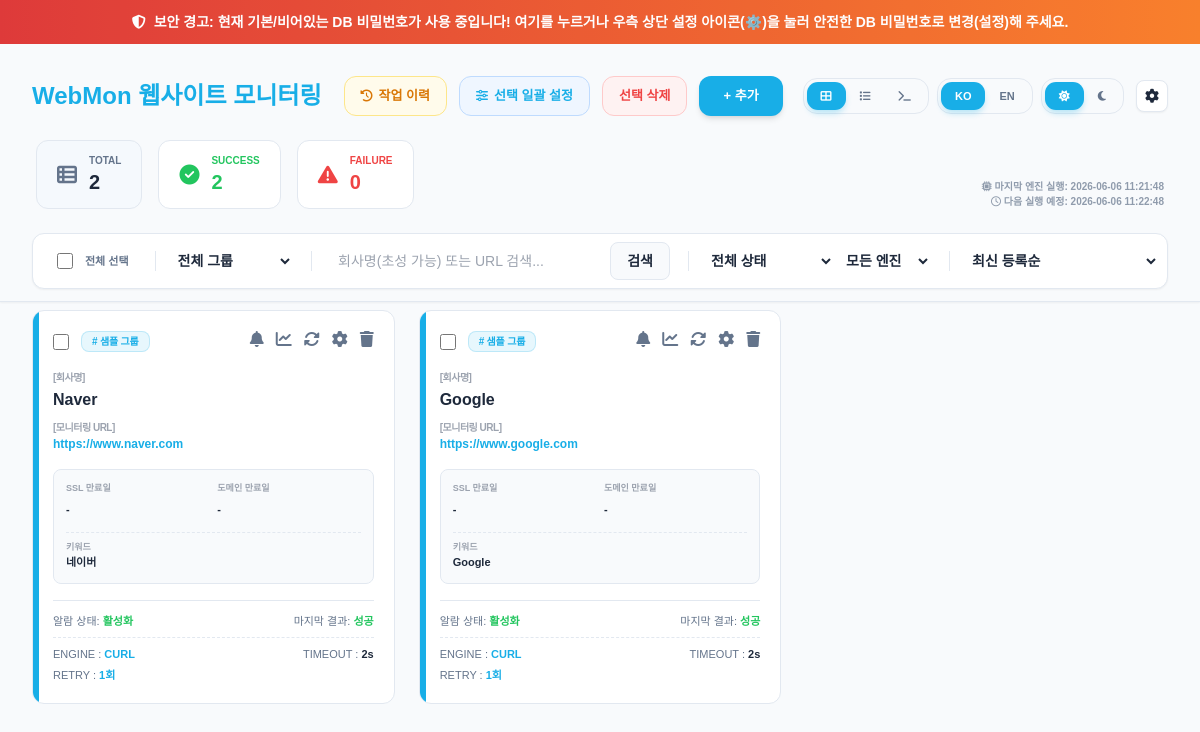
/webmon/website_status.php?msg=schedule_success, run on the app's committed database.
### tables this page shows
CREATE TABLE IF NOT EXISTS `monitor_conf` (
    `no`            INT(11)         NOT NULL AUTO_INCREMENT,
    `company`       VARCHAR(200)    NOT NULL DEFAULT '' COMMENT '회사명',
    `group_name`    VARCHAR(100)    NOT NULL DEFAULT '기본 그룹' COMMENT '그룹명',
    `url`           VARCHAR(500)    NOT NULL DEFAULT '' COMMENT '모니터링 URL',
    `contents`      VARCHAR(500)    NOT NULL DEFAULT '' COMMENT '확인 키워드',
    `check`         VARCHAR(20)     NOT NULL DEFAULT 'alarm' COMMENT 'alarm|no alarm|disable',
    `ssl_mon`       TINYINT(1)      NOT NULL DEFAULT 1 COMMENT 'SSL 만료 모니터링 여부',
    `dom_mon`       TINYINT(1)      NOT NULL DEFAULT 1 COMMENT '도메인 만료 모니터링 여부',
    `ssl_expiry`    DATE            DEFAULT NULL COMMENT 'SSL 만료일',
    `dom_expiry`    DATE            DEFAULT NULL COMMENT '도메인 만료일',
    `comment`       VARCHAR(500)    NOT NULL DEFAULT '' COMMENT '권장 처리 내용',
    `sender_email`  VARCHAR(255)    NOT NULL DEFAULT '' COMMENT '발송자 이메일',
    `receiver_email` VARCHAR(255)    NOT NULL DEFAULT '' COMMENT '수신자 이메일',
    `email_mode`    VARCHAR(20)     NOT NULL DEFAULT 'none' COMMENT '이메일 발송 방식',
    `mod_date`      DATETIME        DEFAULT NULL COMMENT '마지막 수정/실행 시각',
    `value`         TINYINT(1)      NOT NULL DEFAULT 1 COMMENT '마지막 체크 결과 (1=성공, 0=실패)',
    `error_msg`     VARCHAR(255)    NOT NULL DEFAULT '' COMMENT '마지막 실패 사유',
    `response_time` FLOAT           NOT NULL DEFAULT 0.0 COMMENT '응답시간(초)',
    `retry_count`   INT(3)          NOT NULL DEFAULT 1 COMMENT '재시도 횟수',
    `timeout_sec`   INT(3)          NOT NULL DEFAULT 2 COMMENT '타임아웃(초)',
    `engine_type`   VARCHAR(10)     NOT NULL DEFAULT 'lynx' COMMENT 'lynx|curl',
    `cross_check`   TINYINT(1)      NOT NULL DEFAULT 0 COMMENT '크로스 체크 여부',
    `sched_enabled` TINYINT(1)      NOT NULL DEFAULT 0 COMMENT '스케줄링 활성 여부',
    `sched_start_time` VARCHAR(5)   NOT NULL DEFAULT '09:00' COMMENT '스케줄 시작 시간',
    `sched_end_time` VARCHAR(5)     NOT NULL DEFAULT '18:00' COMMENT '스케줄 종료 시간',
    `sched_mode`    VARCHAR(10)     NOT NULL DEFAULT 'active' COMMENT '스케줄 모드 (active|mute)',
    PRIMARY KEY (`no`),
    INDEX `idx_group`  (`group_name`),
    INDEX `idx_check`  (`check`),
    INDEX `idx_value`  (`value`)
);

### webmon/views/index.php (shortened to what the rows shown need)
<!DOCTYPE html>
<html lang="<?= strtolower($current_lang ?? 'ko') ?>" class="<?= ($current_theme ?? 'light') === 'dark' ? 'dark' : '' ?>">
<head>
    <script src="https://cdn.tailwindcss.com"></script>
    <link rel="stylesheet" href="https://cdnjs.cloudflare.com/ajax/libs/font-awesome/6.4.2/css/all.min.css">
    <link rel="stylesheet" href="https://cdn.jsdelivr.net/npm/flatpickr/dist/flatpickr.min.css">
    <link rel="stylesheet" href="assets/css/style.css?v=<?=time()?>">
</head>
<body class="m-0 p-0 text-[var(--text-main)] bg-[var(--bg-color)]">
    <div id="headerSticky" class="sticky top-0 z-[100] w-full bg-[var(--bg-color)] shadow-sm border-b border-[var(--border-color)]">
        <div class="px-8 pt-8 pb-3">
            <div class="max-w-7xl mx-auto flex flex-col gap-6">
                <div class="flex justify-between items-center">
                    <h1 onclick="location.href='website_status.php'" class="text-2xl text-[#18aee7] font-black cursor-pointer"><?= $t['logo'] ?></h1>
                </div>
            </div>
        </div>
    </div>
    <div class="w-full px-8 pb-20 pt-2">
        <div class="max-w-7xl mx-auto">
            <?php if ($current_view == 'log'): ?>
                <div class="view-list flex flex-col gap-3">
                    <?php if (isset($log_result) && $log_result->num_rows > 0): ?>
                        <?php while($log_row = $log_result->fetch_assoc()):
                            $border_color = $log_row['result'] > 0 ? 'bg-[#18aee7]' : 'bg-red-500';
                            $result_badge_class = $log_row['result'] > 0
                                ? 'bg-green-50 dark:bg-green-900/20 text-green-500 border border-green-200 dark:border-green-800'
                                : 'bg-red-50 dark:bg-rose-900/20 text-red-500 border border-red-200 dark:border-rose-800';
                            $result_text = $log_row['result'] > 0 ? $t['v_success'] : $t['v_fail'];
                            $result_icon = $log_row['result'] > 0 ? 'fa-check-circle' : 'fa-exclamation-circle';
                        ?>
                            <div class="relative bg-[var(--card-bg)] border border-[var(--border-color)] rounded-xl py-3 pr-5 pl-7 flex items-center hover:shadow-md transition-all text-[13px] hover:z-[110]">
                                <div class="absolute top-0 left-0 w-1.5 h-full <?= $border_color ?> rounded-l-xl"></div>
                                <div class="w-48 text-[var(--text-sub)] font-mono">
                                    <?= htmlspecialchars($log_row['log_time']) ?>
                                </div>
                                <div class="w-40 font-semibold text-slate-500 dark:text-slate-400 truncate pr-4">
                                    <?= htmlspecialchars($log_row['group_name'] ?: '기본 그룹') ?>
                                </div>
                                <div class="w-48 font-black text-[var(--text-main)] truncate pr-4">
                                    <?= htmlspecialchars($log_row['company']) ?>
                                </div>
                                <div class="flex-1 pr-4 min-w-0">
                                    <div class="flex flex-col gap-1">
                                        <a href="<?= htmlspecialchars($log_row['req_url']) ?>" target="_blank" class="text-[#18aee7] hover:underline font-bold truncate max-w-full block">
                                            <?= htmlspecialchars($log_row['req_url']) ?>
                                        </a>
                                        <?php if (!empty($log_row['cmd'])): ?>
                                            <div class="flex items-center gap-1.5 mt-0.5">
                                                <div class="relative group flex-1 min-w-0">
                                                    <div class="bg-slate-100 dark:bg-slate-800 text-[10px] text-slate-600 dark:text-slate-400 font-mono rounded px-2 py-1 select-all truncate border border-slate-200 dark:border-slate-700 cursor-help" title="<?= htmlspecialchars($log_row['cmd']) ?>">
                                                        <i class="fas fa-terminal text-[8px] mr-1 text-slate-400"></i><?= htmlspecialchars($log_row['cmd']) ?>
                                                    </div>
                                                    <div class="absolute bottom-full left-0 z-[120] mb-2 w-max max-w-lg hidden group-hover:block bg-slate-900 text-white text-[10px] rounded p-2 shadow-lg font-mono break-all border border-slate-700 cmd-tooltip">
                                                        <?= htmlspecialchars($log_row['cmd']) ?>
                                                    </div>
                                                </div>
                                                <button type="button" onclick="copyCmd(this)" data-cmd="<?= htmlspecialchars($log_row['cmd'], ENT_QUOTES, 'UTF-8') ?>" class="flex items-center justify-center p-1.5 rounded bg-slate-100 dark:bg-slate-800 border border-slate-200 dark:border-slate-700 hover:border-[#18aee7] hover:text-[#18aee7] text-slate-400 transition-all cursor-pointer flex-shrink-0" title="<?= $current_lang == 'KO' ? '명령어 복사' : 'Copy command' ?>">
                                                    <i class="far fa-copy text-[10px]"></i>
                                                </button>
                                            </div>
                                        <?php else: ?>
                                            <span class="text-[10px] text-gray-400 italic"><?= $current_lang == 'KO' ? '실행 명령 기록 없음' : 'No execution command logged' ?></span>
                                        <?php endif; ?>
                                    </div>
                                </div>
                                <div class="w-28 text-center font-bold font-mono text-slate-700 dark:text-slate-300">
                                    <?= number_format($log_row['response_time'], 3) ?>s
                                </div>
                                <div class="w-28 text-center">
                                    <span class="inline-flex items-center justify-center px-2 py-1 text-[10px] font-black rounded-lg <?= $result_badge_class ?>">
                                        <i class="fas <?= $result_icon ?> mr-1 text-[9px]"></i><?= $result_text ?>
                                    </span>
                                </div>
                            </div>
                        <?php endwhile; ?>
                    <?php else: ?>
                        <div class="bg-[var(--card-bg)] border border-[var(--border-color)] rounded-xl py-10 text-center text-[var(--text-sub)]">
                            <?= $current_lang == 'KO' ? '조회된 로그가 없습니다.' : 'No logs found.' ?>
                        </div>
                    <?php endif; ?>
                </div>
            <?php else: ?>
                <form id="bulkForm" method="POST" action="website_status.php">
                    <div id="mainForm" class="<?= $current_view == 'card' ? 'grid grid-cols-1 md:grid-cols-2 lg:grid-cols-3 gap-6' : 'view-list' ?>">
                        <?php
                        if($result && $result->num_rows > 0) {
                            while($row = $result->fetch_assoc()):
                                $is_disabled = ($row['check'] == 'disable');
                                $is_currently_off_schedule = false;
                                if ($is_disabled) {
                                    $border_color = 'bg-gray-400';
                                    $status_class = 'text-gray-400';
                                    $check_text = $t['status_disable'];
                                } elseif ($is_currently_off_schedule) {
                                    $border_color = 'bg-violet-400';
                                    $status_class = 'text-violet-500';
                                    $check_text = $current_lang == 'KO' ? '스케줄 무음' : 'Sched Mute';
                                } else {
                                    $border_color = $row['value'] > 0 ? 'bg-[#18aee7]' : 'bg-red-500';
                                    $status_class = ($row['check'] == 'alarm') ? "text-green-500" : "text-orange-500";
                                    $check_text = ($row['check'] == 'alarm') ? $t['status_alarm'] : $t['status_noalarm'];
                                }
                                $result_text = $row['value'] > 0 ? $t['v_success'] : $t['v_fail'];
                                $result_color = $row['value'] > 0 ? 'text-green-500' : 'text-red-500';
                                $group_name_display = htmlspecialchars($row['group_name'] ?: '기본 그룹');
                        ?>
                        <div class="monitor-item relative bg-[var(--card-bg)] overflow-hidden transition-all border border-[var(--border-color)] rounded-xl <?= $is_disabled ? 'opacity-60' : '' ?> hover:shadow-md">
                            <div class="absolute top-0 left-0 w-1.5 h-full <?= $border_color ?>"></div>
                            <?php include 'views/components/item_card.php'; ?>
                        </div>
                        <?php
                            endwhile;
                        } else {
                            echo "<div class='col-span-full text-center py-10 text-[var(--text-sub)]'>데이터가 없습니다.</div>";
                        }
                        ?>
                    </div>
                </form>
            <?php endif; ?>
        </div>
    </div>
</body>
</html>

### webmon/views/components/item_card.php (shortened to what the rows shown need)
<div class="p-5 relative <?= $current_view == 'list' ? 'hidden' : 'block' ?>">
    <div class="flex justify-between items-start mb-3">
        <div class="flex items-center gap-3">
            <input type="checkbox" name="chk_ids[]" value="<?=$row['no']?>" data-company="<?=htmlspecialchars($row['company'])?>" class="item-checkbox w-4 h-4 rounded accent-[#18aee7]">
            <span class="group-badge clickable" onclick="filterByGroup('<?=$group_name_display?>')"># <?= $group_name_display ?></span>
        </div>
        <div class="flex gap-3 text-[var(--text-sub)] items-center">
            <?php
            $bell_color = 'hover:text-yellow-500';
            $bell_title = $current_lang == 'KO' ? '알람 일시 무음 설정' : 'Mute Settings';
            ?>
            <i class="fas fa-bell cursor-pointer <?= $bell_color ?>" title="<?= $bell_title ?>" onclick='openScheduleModal(event, <?= json_encode($row) ?>)'></i>
            <i class="fas fa-chart-line cursor-pointer hover:text-[#18aee7]" title="<?= $current_lang == 'KO' ? '응답 추이 그래프 보기' : 'View Response Trend Graph' ?>" onclick="toggleViewMode('list', <?=$row['no']?>)"></i>
            <i class="fas fa-sync-alt cursor-pointer hover:text-[#18aee7] diagnose-btn" title="<?= $current_lang == 'KO' ? '즉시 재진단 및 만료 정보 갱신' : 'Diagnose & Sync Expiry' ?>" onclick="diagnoseItem(<?=$row['no']?>, this)"></i>
            <i class="fas fa-cog cursor-pointer hover:text-[#18aee7]" onclick='openModal("edit", <?= json_encode($row) ?>)'></i>
            <i class="fas fa-trash cursor-pointer hover:text-red-500" onclick="confirmDelete('<?=htmlspecialchars($row['company'])?>', <?=$row['no']?>)"></i>
        </div>
    </div>
    <div class="mb-4">
        <label class="text-[10px] font-black text-gray-400 dark:text-gray-500 uppercase tracking-tighter">[<?= $t['h_company'] ?>]</label>
        <h2 class="text-[16px] font-black truncate text-[var(--text-main)]"><?= htmlspecialchars($row['company']) ?></h2>
        <label class="text-[10px] font-black text-gray-400 dark:text-gray-500 uppercase mt-2 block tracking-tighter">[<?= $t['h_url'] ?>]</label>
        <p class="text-[12px] text-[#18aee7] font-bold truncate">
            <a href="<?= htmlspecialchars($row['url']) ?>" target="_blank" class="hover:underline">
                <?= htmlspecialchars($row['url']) ?>
            </a>
        </p>
    </div>
    <div class="grid grid-cols-2 gap-2 mb-4 bg-[var(--bg-color)] p-3 rounded-lg border border-[var(--border-color)]">
    <div>
        <span class="text-[9px] font-black text-gray-400 dark:text-gray-500 block"><?= $t['h_ssl'] ?></span>
        <span class="text-[11px] font-bold <?= (strtotime($row['ssl_expiry']) < strtotime('+7 days') && $row['ssl_expiry']) ? 'text-red-500' : '' ?>"><?= $row['ssl_expiry'] ?: '-' ?></span>
    </div>
    <div>
        <span class="text-[9px] font-black text-gray-400 dark:text-gray-500 block"><?= $t['h_dom'] ?></span>
        <span class="text-[11px] font-bold"><?= $row['dom_expiry'] ?: '-' ?></span>
    </div>
    <div class="col-span-2 border-t border-dashed border-[var(--border-color)] pt-2 mt-1">
        <span class="text-[9px] font-black text-gray-400 dark:text-gray-500 block"><?= $t['h_keyword'] ?></span>
        <span class="text-[11px] font-bold text-[var(--text-main)] block truncate" title="<?= htmlspecialchars($row['contents']) ?>"><?= htmlspecialchars($row['contents']) ?></span>
    </div>
</div>
    <div class="flex justify-between items-center text-[11px] border-t border-[var(--border-color)] pt-3">
        <div><span class="text-[var(--text-sub)]"><?= $t['h_alarm'] ?>:</span> <span class="<?= $status_class ?> font-black"><?= $check_text ?></span></div>
        <div>
            <span class="text-[var(--text-sub)]"><?= $t['h_result'] ?>:</span>
            <span class="<?= $result_color ?> font-black"><?= $is_disabled ? '-' : $result_text ?></span>
        </div>
    </div>
    <div class="flex flex-col gap-1 text-[11px] mt-2 pt-2 border-t border-dashed border-[var(--border-color)]">
        <div class="flex justify-between items-center">
            <div>
                <span class="text-[var(--text-sub)] uppercase">ENGINE :</span>
                <span class="font-black text-[#18aee7]"><?= strtoupper($row['engine_type'] ?? 'lynx') ?></span>
            </div>
            <div class="text-right">
                <span class="text-[var(--text-sub)] uppercase">TIMEOUT :</span>
                <span class="font-black text-[var(--text-main)]"><?= $row['timeout_sec'] ?? 2 ?>s</span>
            </div>
        </div>
        <div>
            <span class="text-[var(--text-sub)] uppercase">RETRY :</span>
            <span class="font-black text-[#18aee7]">
                <?= $row['retry_count'] ?? 1 ?><?= $current_lang == 'KO' ? '회' : ' Time(s)' ?>
            </span>
        </div>
    </div>
</div>

### data on the page
monitor_conf: group_name "샘플 그룹", company "Naver", url "https://www.naver.com", ssl_expiry "-", dom_expiry "-", contents "네이버", check "활성화", value "성공", engine_type "CURL", timeout_sec "2", retry_count "1"
monitor_conf: group_name "샘플 그룹", company "Google", url "https://www.google.com", ssl_expiry "-", dom_expiry "-", contents "Google", check "활성화", value "성공", engine_type "CURL", timeout_sec "2", retry_count "1"

### other printed values
$t['logo'] "WebMon 웹사이트 모니터링"
$t['btn_del'] "선택 삭제"
$t['btn_add'] "+ 추가"
$stat_total "2"
$stat_success "2"
$stat_fail "0"
$t['last_run'] "마지막 엔진 실행"
$last_run "2026-06-06 11:21:48"
$t['next_run'] "다음 실행 예정"
$next_run "2026-06-06 11:22:48"
$t['select_all'] "전체 선택"
$t['search_btn'] "검색"
form field value "전체 그룹"
form field value "전체 상태"
form field value "최신 등록순"
